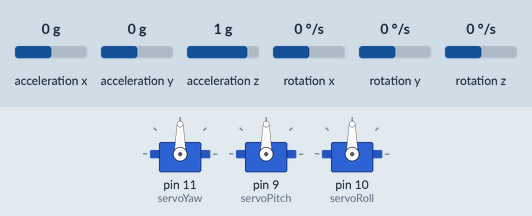
Recording of a sketch running on a simulated Arduino Uno, built with avr-gcc and run on an emulated ATmega328P. Shown: 3 × servo. Inputs (shaded band) come from the test bench; at power-on: acceleration x 0 g, rotation z 0 °/s, acceleration y 0 g, acceleration z 1 g, rotation x 0 °/s, rotation y 0 °/s. What the sketch prints to the serial monitor is not drawn.

Above: at 3.6 s.
3.7 s: acceleration x set to -1.4 g
At 5.1 s:
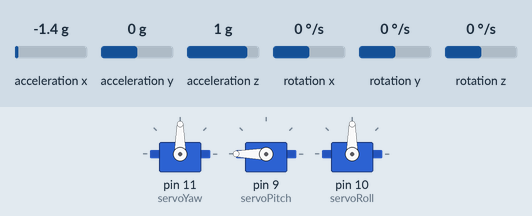
5.8 s: rotation z set to -192 °/s
At 6.56 s:
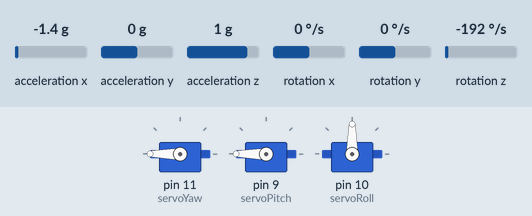
8.8 s: rotation z set to 0 °/s
11.2 s: acceleration y set to -1.4 g
At 13.5 s:
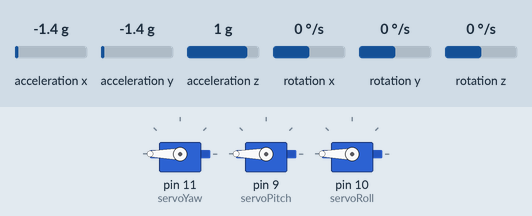
13.8 s: acceleration z set to 1.4 g
At 15.4 s:
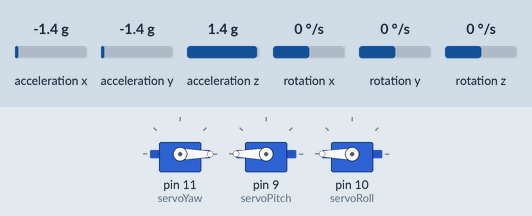
16.4 s: acceleration x set to -1 g
19.4 s: acceleration x set to -0.7 g
At 20.6 s:
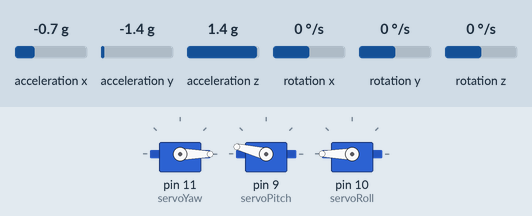
Timing chart, 0 to 22.8 s (numbered marks = the images above; inputs shaded):
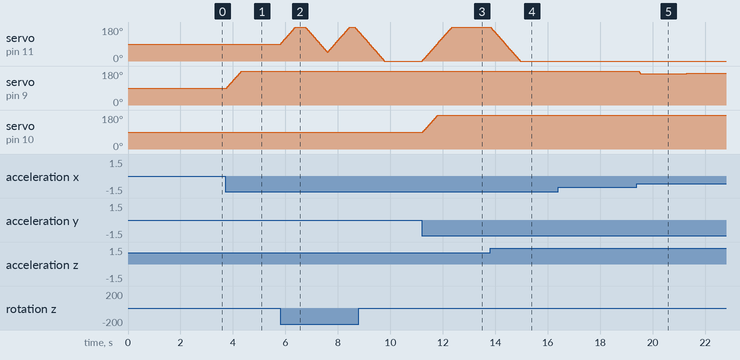

The sketch:

finalcodegimbal24march.ino
```cpp
#include <Wire.h>
#include <Servo.h>
#include "MPU6050_6Axis_MotionApps20.h"
#include <PID_v1.h>

// ----- MPU6050 and DMP Setup -----
MPU6050 mpu;

// ----- Servo Objects -----
Servo servoYaw, servoPitch, servoRoll;

// ----- PID Variables -----
// For each axis: input (error), output (PID correction), setpoint (for yaw, always 0 error)
double inputYaw, outputYaw, setpointYaw = 0;
double inputPitch, outputPitch, setpointPitch = 0;
double inputRoll, outputRoll, setpointRoll = 0;

// ----- Sensor Low-Pass Filter Constants -----
const double LPF_ALPHA = 0.75;       // For yaw and pitch filtering
const double LPF_ALPHA_ROLL = 0.65;    // For roll filtering

// ----- Filtered Sensor Values -----
double filteredYaw = 0, filteredPitch = 0, filteredRoll = 0;

// ----- PID Tuning Parameters for Yaw -----
// (Pitch and roll use similar tuning here.)
PID pidYaw(&inputYaw, &outputYaw, &setpointYaw, 1.5, 0.0, 0.5, DIRECT);
PID pidPitch(&inputPitch, &outputPitch, &setpointPitch, 2.5, 0.005,0.001, DIRECT);
PID pidRoll(&inputRoll, &outputRoll, &setpointRoll, 1.5, 0.005, 0.002, DIRECT);

// ----- MPU6050 DMP Variables -----
uint8_t mpuIntStatus;
uint16_t packetSize;
uint8_t fifoBuffer[64];
Quaternion q;
VectorFloat gravity;
float ypr[3];  // [yaw, pitch, roll]

// ----- Offsets for Zeroing -----
double yawOffset = 0, pitchOffset = 0, rollOffset = 0;

// ----- Servo Limits -----
#define SERVO_MIN 0
#define SERVO_MAX 180

// ----- Incremental Servo Movement Variables -----
int currentServoYaw   = 90;  // Start centered
int currentServoPitch = 90;
int currentServoRoll  = 90;
const int MAX_STEP = 2;      // 1° per update

// ----- Dynamic Yaw Drift Correction Variables (EMA) -----
float dynamicDriftOffset = 0.0;
const float DRIFT_CORRECTION_FACTOR = 0.02; // Slow drift update factor
float lastFilteredYaw = 0;

// ----- Yaw Hold Variable -----
// This value is latched when motion stops so the yaw error is computed relative to it.
float yawHold = 0;

// ----- Additional Output Filtering Variables -----
// Nearly transparent output filter for PID output.
const double LPF_OUTPUT_ALPHA = .98;
static double filteredOutputYaw = 0, filteredOutputPitch = 0, filteredOutputRoll = 0;

// ----- Helper: Incremental Servo Update (1° per step) -----
int updateServoPos(int currentPos, int targetPos, int step) {
  if (abs(targetPos - currentPos) <= step)
    return targetPos;
  else if (targetPos > currentPos)
    return currentPos + step;
  else
    return currentPos - step;
}

void setup() {
  Serial.begin(115200);
  Wire.begin();

  Serial.println("Initializing MPU6050...");
  mpu.initialize();
  if (!mpu.testConnection()) {
    Serial.println("MPU6050 connection failed!");
    while (1);
  }

  Serial.println("Enabling DMP...");
  mpu.dmpInitialize();
  mpu.setDMPEnabled(true); // Use updated firmware if available.
  mpuIntStatus = mpu.getIntStatus();
  packetSize = mpu.dmpGetFIFOPacketSize();
  Serial.println("MPU6050 Ready");

  delay(1000);

  // ----- Calibration: Compute Initial Offsets -----
  const int NUM_SAMPLES = 50;
  double sumYaw = 0, sumPitch = 0, sumRoll = 0;
  int validSamples = 0;
  for (int i = 0; i < NUM_SAMPLES; i++) {
    if ((mpuIntStatus & 0x10) || mpu.getFIFOCount() >= 1024) {
      mpu.resetFIFO();
      Serial.println("FIFO Overflow during calibration! Resetting...");
      continue;
    }
    while (mpu.getFIFOCount() < packetSize) {
      delay(5);
    }
    mpu.getFIFOBytes(fifoBuffer, packetSize);
    mpu.dmpGetQuaternion(&q, fifoBuffer);
    mpu.dmpGetGravity(&gravity, &q);
    mpu.dmpGetYawPitchRoll(ypr, &q, &gravity);
    sumYaw   += ypr[0] * 180.0 / M_PI;
    sumPitch += ypr[1] * 180.0 / M_PI;
    sumRoll  += ypr[2] * 180.0 / M_PI;
    validSamples++;
    delay(10);
  }
  if (validSamples > 0) {
    yawOffset   = sumYaw / validSamples;
    pitchOffset = sumPitch / validSamples;
    rollOffset  = sumRoll / validSamples;
  }
  Serial.print("Offsets -> Yaw: "); Serial.print(yawOffset);
  Serial.print(", Pitch: "); Serial.print(pitchOffset);
  Serial.print(", Roll: "); Serial.println(rollOffset);

  // ----- Attach Servos -----
  servoYaw.attach(11);
  servoPitch.attach(9);
  servoRoll.attach(10);

  // ----- Initialize PID Controllers -----
  pidYaw.SetMode(AUTOMATIC);
  pidPitch.SetMode(AUTOMATIC);
  pidRoll.SetMode(AUTOMATIC);

  pidYaw.SetOutputLimits(-60, 60);
  pidPitch.SetOutputLimits(-60, 60);
  pidRoll.SetOutputLimits(-60, 60);

  // Center servos initially.
  servoYaw.write(currentServoYaw);
  servoPitch.write(currentServoPitch);
  servoRoll.write(currentServoRoll);

  // Initialize yawHold to the current corrected yaw (assumed near 0 at startup).
  yawHold = 0;
}

void loop() {
  if ((mpuIntStatus & 0x10) || mpu.getFIFOCount() >= 1024) {
    mpu.resetFIFO();
    Serial.println("FIFO Overflow! Resetting...");
    return;
  }

  if (mpu.getFIFOCount() >= packetSize) {
    mpu.getFIFOBytes(fifoBuffer, packetSize);
    mpu.dmpGetQuaternion(&q, fifoBuffer);
    mpu.dmpGetGravity(&gravity, &q);
    mpu.dmpGetYawPitchRoll(ypr, &q, &gravity);

    // ----- Compute Raw Sensor Values (degrees) -----
    double rawYaw   = (ypr[0] * 180.0 / M_PI) - yawOffset;
    double rawPitch = (ypr[1] * 180.0 / M_PI) - pitchOffset;
    double rawRoll  = (ypr[2] * 180.0 / M_PI) - rollOffset;

    // ----- Primary Low-Pass Filtering -----
    filteredYaw   = LPF_ALPHA * rawYaw   + (1 - LPF_ALPHA) * filteredYaw;
    filteredPitch = LPF_ALPHA * rawPitch + (1 - LPF_ALPHA) * filteredPitch;
    filteredRoll  = LPF_ALPHA_ROLL * rawRoll + (1 - LPF_ALPHA_ROLL) * filteredRoll;

    // ----- Dynamic Yaw Drift Correction -----
    // Compute yaw rate using lastFilteredYaw (from previous loop)
    float yawRate = abs(filteredYaw - lastFilteredYaw);
    // Update drift correction only when nearly stationary.
    if (yawRate < 1.0) {
      dynamicDriftOffset = (1 - DRIFT_CORRECTION_FACTOR) * dynamicDriftOffset +
                           DRIFT_CORRECTION_FACTOR * filteredYaw;
    }
    // Compute corrected yaw.
    float correctedYaw = filteredYaw - dynamicDriftOffset;

    // ----- Choose Control Mode for Yaw -----
    // When actively rotating (yawRate > 2°), drive servo directly.
    if (yawRate > 2.0) {
      int targetYawPos = constrain(map(correctedYaw, -60, 60, SERVO_MIN, SERVO_MAX), SERVO_MIN, SERVO_MAX);
      currentServoYaw = updateServoPos(currentServoYaw, targetYawPos, MAX_STEP);
    }
    else {
      // When stable, update yawHold to hold the last stable orientation.
      // (We could add a timer here, but for simplicity, update every loop when yawRate is low.)
      yawHold = correctedYaw;
      // PID input is the error relative to the hold.
      inputYaw = correctedYaw - yawHold;  // This becomes zero, so PID output stays at zero.
      pidYaw.Compute();
      filteredOutputYaw = LPF_OUTPUT_ALPHA * outputYaw + (1 - LPF_OUTPUT_ALPHA) * filteredOutputYaw;
      const double DEAD_BAND = 14.0;
      if (abs(filteredOutputYaw) < DEAD_BAND)
        filteredOutputYaw = 0;
      int targetYawPos = constrain(map(filteredOutputYaw, -60, 60, SERVO_MIN, SERVO_MAX), SERVO_MIN, SERVO_MAX);
      currentServoYaw = updateServoPos(currentServoYaw, targetYawPos, MAX_STEP);
    }

    // ----- For Pitch & Roll: Use PID as Usual -----
    inputPitch = filteredPitch;
    inputRoll  = filteredRoll;
    pidPitch.Compute();
    pidRoll.Compute();
    filteredOutputPitch = LPF_OUTPUT_ALPHA * outputPitch + (1 - LPF_OUTPUT_ALPHA) * filteredOutputPitch;
    filteredOutputRoll  = LPF_OUTPUT_ALPHA * outputRoll + (1 - LPF_OUTPUT_ALPHA) * filteredOutputRoll;
    if (abs(filteredOutputPitch) < 8.0)
      filteredOutputPitch = 0;
    if (abs(filteredOutputRoll) < 8.0)
      filteredOutputRoll = 0;
    int targetPitchPos = constrain(map(filteredOutputPitch, -60, 60, SERVO_MIN, SERVO_MAX), SERVO_MIN, SERVO_MAX);
    int targetRollPos  = constrain(map(filteredOutputRoll, -60, 60, SERVO_MIN, SERVO_MAX), SERVO_MIN, SERVO_MAX);
    currentServoPitch = updateServoPos(currentServoPitch, targetPitchPos, MAX_STEP);
    currentServoRoll  = updateServoPos(currentServoRoll, targetRollPos, MAX_STEP);

    // ----- Write Servo Positions -----
    servoYaw.write(currentServoYaw);
    servoPitch.write(currentServoPitch);
    servoRoll.write(currentServoRoll);

    // ----- Debug Output (every 200 ms) -----
    static unsigned long lastUpdate = 0;
    if (millis() - lastUpdate > 200) {
      lastUpdate = millis();
      Serial.print("Raw -> Yaw: "); Serial.print(rawYaw);
      Serial.print(" | Pitch: "); Serial.print(rawPitch);
      Serial.print(" | Roll: "); Serial.print(rawRoll);
      Serial.print(" || Filtered -> Yaw: "); Serial.print(filteredYaw);
      Serial.print(" || Corrected Yaw: "); Serial.print(correctedYaw);
      Serial.print(" || YawRate: "); Serial.print(yawRate);
      Serial.print(" || Servo -> Yaw: "); Serial.println(currentServoYaw);
    }
  }
  delay(2);
}
```

Measured:
- the behaviour switches between 1.2 and 1.3 g on acceleration z (found by bisection; images 3 and 4)
- the behaviour switches between -0.9 and -0.8 g on acceleration x (found by bisection; images 4 and 5)
- after the input at 3.7 s, servo on pin 9 (servoPitch): moves from 90° to 180° over 0.56 s, starting after 0.06 s
- after the input at 11.2 s, servo on pin 11 (servoYaw): moves from 0° to 180° over 1.1 s, starting at once; servo on pin 10 (servoRoll): moves from 90° to 180° over 0.56 s, starting at once
- after the input at 13.8 s, servo on pin 11 (servoYaw): moves from 180° to 0° over 1.1 s, starting at once
- after the input at 16.4 s, every drawn part: stays the same
- after the input at 19.4 s, servo on pin 9 (servoPitch): 180° → 166° after 0.06 s, → 168° 1.8 s later
